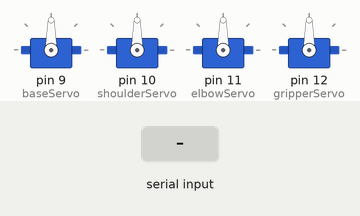
Recording of a sketch running on a simulated Arduino Uno, built with avr-gcc and run on an emulated ATmega328P. On the bench: 4 × servo. The test bench sets the inputs (shaded band).

Above: at 1.2 s.
1.3 s: "L" received over Serial
At 1.9 s:
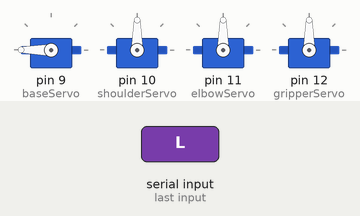
2.8 s: "R" received over Serial
At 4.0 s:
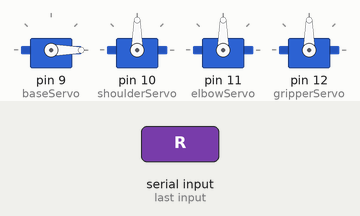
4.3 s: "U" received over Serial
At 5.4 s:
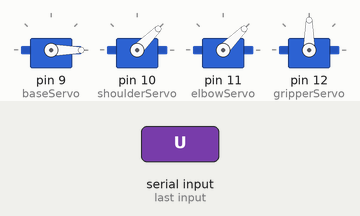
5.8 s: "D" received over Serial
At 6.5 s:
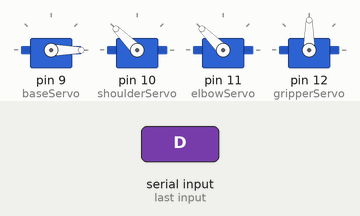
7.3 s: "O" received over Serial
At 7.6 s:
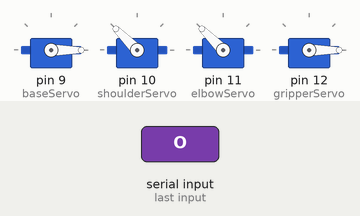
8.8 s: "C" received over Serial
At 10.0 s:
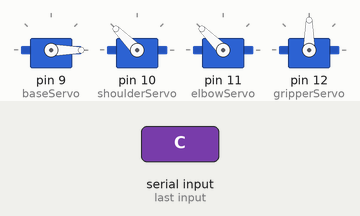
Timing chart, 0 to 11.3 s (numbered marks = the images above; inputs shaded):
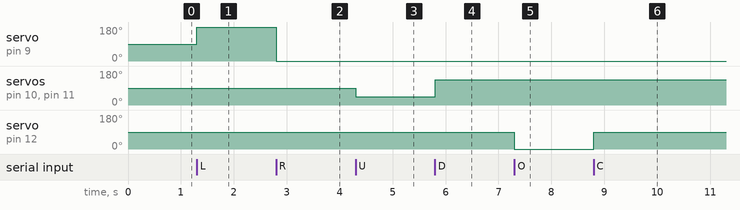

Measured:
- after the input at 1.3 s, servo on pin 9 (baseServo): 90° → 180° at once
- after the input at 2.8 s, servo on pin 9 (baseServo): 180° → 0° at once
- after the input at 4.3 s, servo on pin 10 (shoulderServo), servo on pin 11 (elbowServo): 90° → 45° at once
- after the input at 5.8 s, servo on pin 10 (shoulderServo), servo on pin 11 (elbowServo): 45° → 135° at once
- after the input at 7.3 s, servo on pin 12 (gripperServo): 90° → 0° at once
- after the input at 8.8 s, servo on pin 12 (gripperServo): 0° → 90° at once

The sketch:

arduino_code.ino
```cpp
#include <Servo.h>

Servo baseServo;
Servo shoulderServo;
Servo elbowServo;
Servo gripperServo;

char command;

void setup() {
    Serial.begin(9600);

    // Attach servos to their respective PWM pins
    baseServo.attach(9);     // Base servo (left/right)
    shoulderServo.attach(10); // Shoulder servo (up/down)
    elbowServo.attach(11);    // Elbow servo
    gripperServo.attach(12);  // Gripper servo (open/close)

    // Initialize servos to their neutral positions
    baseServo.write(90);      // Base at center position
    shoulderServo.write(90);  // Shoulder at neutral position
    elbowServo.write(90);     // Elbow at neutral position
    gripperServo.write(90);   // Gripper open (neutral position)
}

void loop() {
    if (Serial.available() > 0) {
        command = Serial.read();  // Read the incoming command

        switch (command) {
            case 'L':
                baseServo.write(180);  // Move base to the left (90° -> 180°)
                break;

            case 'R':
                baseServo.write(0);    // Move base to the right (90° -> 0°)
                break;

            case 'U':
                shoulderServo.write(45);  // Move shoulder up (adjust angle if needed)
                elbowServo.write(45);     // Adjust elbow position for up movement
                break;

            case 'D':
                shoulderServo.write(135); // Move shoulder down (adjust angle if needed)
                elbowServo.write(135);    // Adjust elbow position for down movement
                break;

            case 'O':
                gripperServo.write(0);   // Open gripper (adjust as per servo)
                break;

            case 'C':
                gripperServo.write(90);  // Close gripper (adjust as per servo)
                break;

            default:
                // Default behavior for unrecognized commands (optional)
                baseServo.write(90);      // Reset base to neutral position
                shoulderServo.write(90);  // Reset shoulder to neutral position
                elbowServo.write(90);     // Reset elbow to neutral position
                gripperServo.write(90);   // Reset gripper to open position
                break;
        }
    }
}
```
